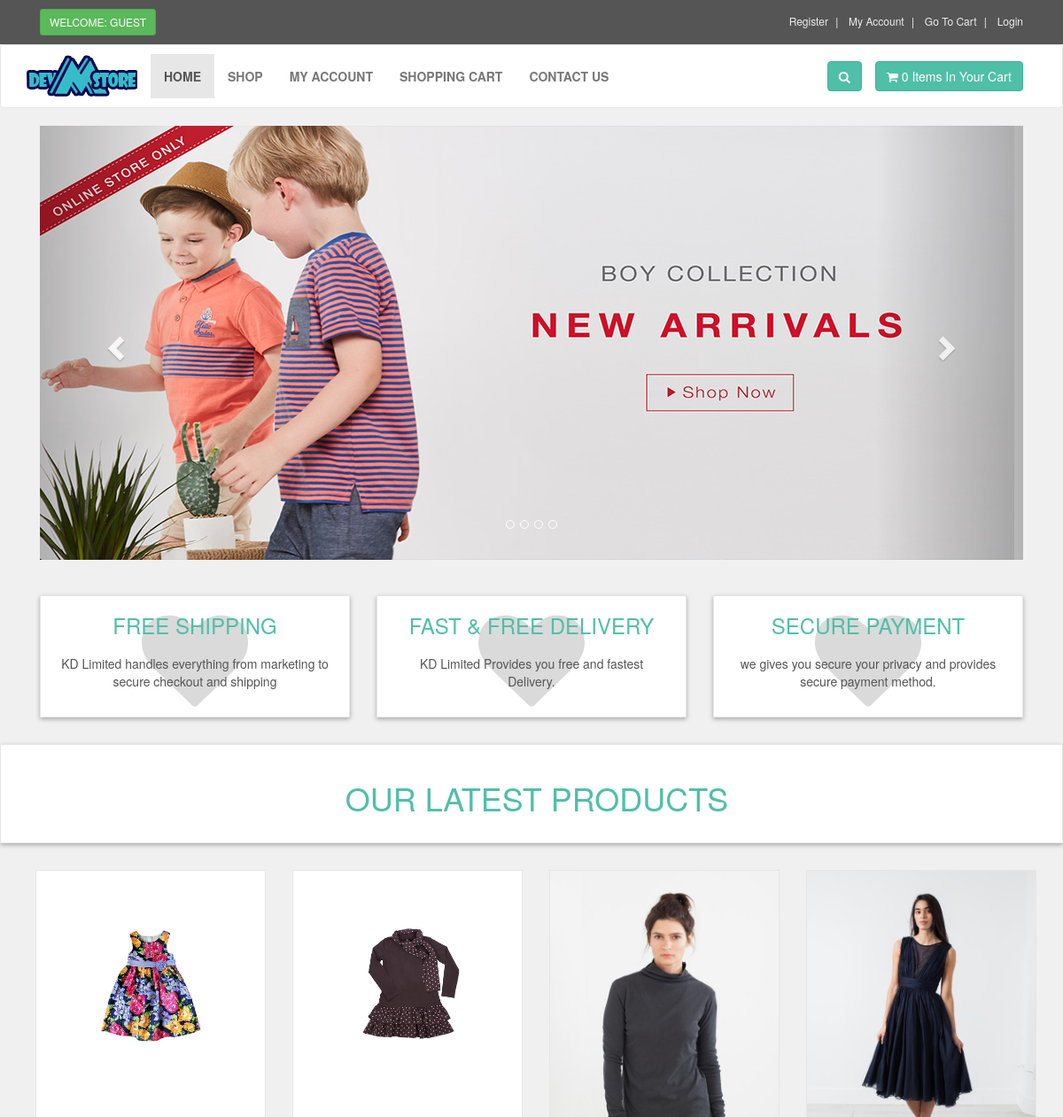
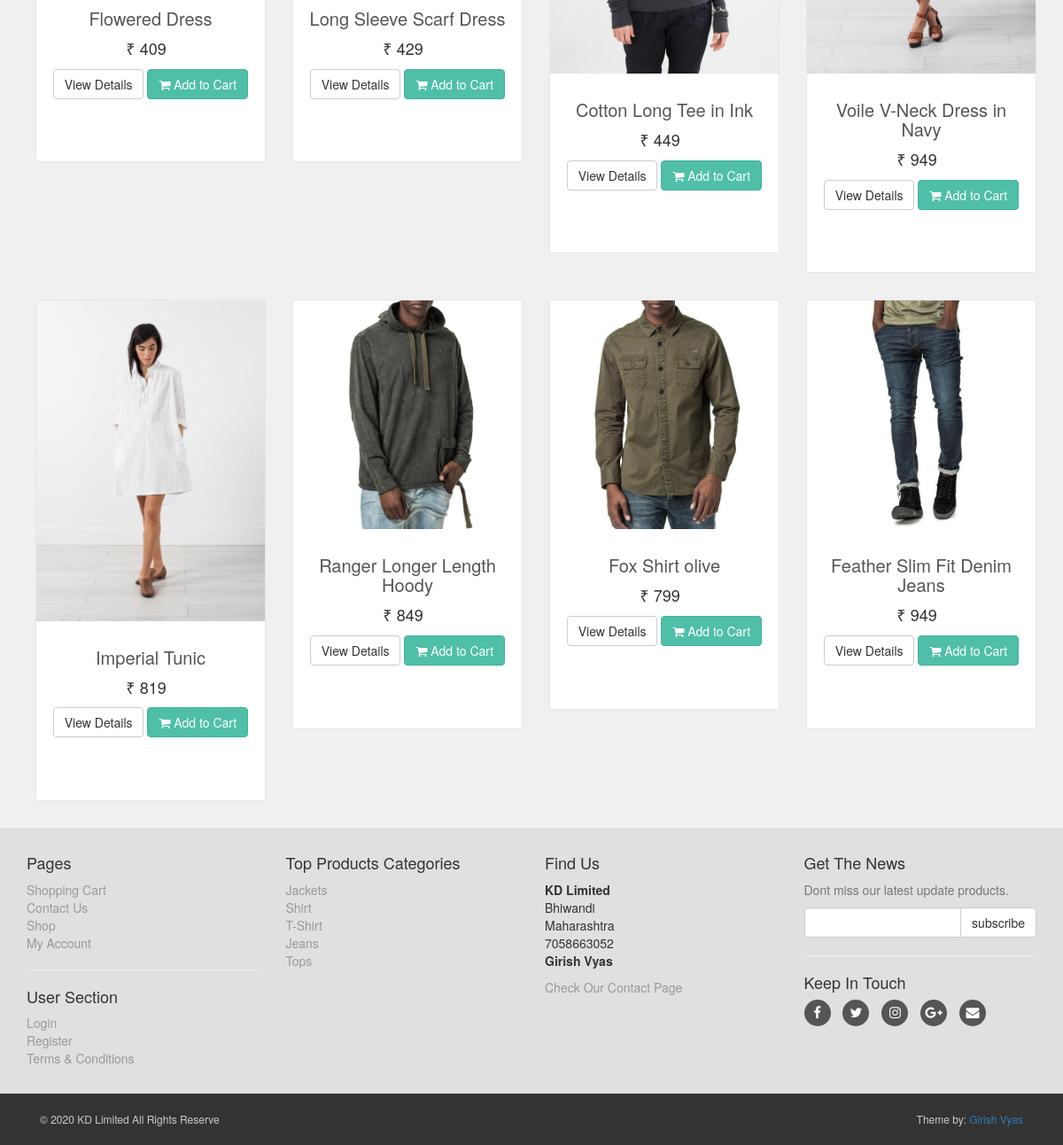
The page / on the database its author committed (2 pictures, top to bottom).
### tables this page shows
CREATE TABLE `slider` (
  `slide_id` int(10) NOT NULL,
  `slide_name` varchar(255) NOT NULL,
  `slide_image` text NOT NULL,
  `slide_url` varchar(255) NOT NULL
);

CREATE TABLE `boxes_section` (
  `box_id` int(10) NOT NULL,
  `box_title` text NOT NULL,
  `box_desc` text NOT NULL
);

CREATE TABLE `products` (
  `product_id` int(10) NOT NULL,
  `p_cat_id` int(10) NOT NULL,
  `cat_id` int(10) NOT NULL,
  `manufacturer_id` int(10) NOT NULL,
  `date` timestamp NOT NULL DEFAULT CURRENT_TIMESTAMP ON UPDATE CURRENT_TIMESTAMP,
  `product_title` text NOT NULL,
  `product_img1` text NOT NULL,
  `product_img2` text NOT NULL,
  `product_img3` text NOT NULL,
  `product_price` int(10) DEFAULT NULL,
  `product_keywords` text NOT NULL,
  `product_desc` text NOT NULL,
  `product_label` text NOT NULL,
  `product_sale` int(100) NOT NULL
);

CREATE TABLE `product_categories` (
  `p_cat_id` int(10) NOT NULL,
  `p_cat_title` text NOT NULL,
  `p_cat_top` text NOT NULL,
  `p_cat_image` text NOT NULL
);

### functions/functions.php (the view, shortened to what this page needs)
<?php
$db = mysqli_connect("localhost","root","","kd");
function getRealIpUser(){
    switch(true){
            default : return $_SERVER['REMOTE_ADDR'];
    }
}
function getPro(){
    global $db;
    $get_products = "select * from products order by 1 DESC LIMIT 0,8";
    $run_products = mysqli_query($db,$get_products);
    while($row_products=mysqli_fetch_array($run_products)){
        $pro_id = $row_products['product_id'];
        $pro_title = $row_products['product_title'];
        $pro_price = $row_products['product_price'];
        $pro_sale_price = $row_products['product_sale'];
        $pro_img1 = $row_products['product_img1'];
        $pro_label = $row_products['product_label'];
        if($pro_label == "sale"){
            $product_price = " <del> ₹ $pro_price </del> ";
            $product_sale_price = "/ ₹ $pro_sale_price ";
        }else{
            $product_price = "  ₹ $pro_price  ";
            $product_sale_price = "";
        }
        if($pro_label == ""){
        }else{
            $product_label = "
                <a href='#' class='label $pro_label'>
                    <div class='theLabel'> $pro_label </div>
                    <div class='labelBackground'>  </div>
                </a>
            ";
        }
        echo "
        <div class='col-md-4 col-sm-6 single'>
            <div class='product'>
                <a href='details.php?pro_id=$pro_id'>
                    <img class='img-responsive' src='admin_area/product_images/$pro_img1'>
                </a>
                <div class='text'>
                    <h3>
                        <a href='details.php?pro_id=$pro_id'>
                            $pro_title
                        </a>
                    </h3>
                    <p class='price'>
                    $product_price &nbsp;$product_sale_price
                    </p>
                    <p class='button'>
                        <a class='btn btn-default' href='details.php?pro_id=$pro_id'>
                            View Details
                        </a>
                        <a class='btn btn-primary' href='details.php?pro_id=$pro_id'>
                            <i class='fa fa-shopping-cart'></i> Add to Cart
                        </a>
                    </p>
                </div>
                $product_label
            </div>
        </div>
        ";
    }
}
function items(){
    global $db;
    $ip_add = getRealIpUser();
    $get_items = "select * from cart where ip_add='$ip_add'";
    $run_items = mysqli_query($db,$get_items);
    $count_items = mysqli_num_rows($run_items);
    echo $count_items;
}
?>

### index.php (shortened to what this page needs)
<?php
    include("includes/header.php");
?>
<div class="container" id="slider">
	<div class="col-md-12">
		<div class="carousel slide" id="myCarousel" data-ride="carousel">
			<ol class="carousel-indicators">
				<li data-target="#myCarousel" data-target="#myCarousel" data-slide-to="0"></li>
				<li data-target="#myCarousel" data-slide-to="1"></li>
				<li data-target="#myCarousel" data-slide-to="2"></li>
				<li data-target="#myCarousel" data-slide-to="3"></li>
			</ol>
			<div class="carousel-inner">
			<?php
            $get_slides = "select * from slider LIMIT 0,1";
            $run_slides = mysqli_query($con,$get_slides);
            while($row_slides=mysqli_fetch_array($run_slides)){
                $slide_image = $row_slides['slide_image'];
                $slide_url = $row_slides['slide_url'];
                echo "
                <div class='item active'>
                <a href='$slide_url'>
                                <img src='admin_area/slides_images/$slide_image'>
                           </a>
                       </div>
                       ";
            }
                   ?>
			</div>
			<a href="#myCarousel" class="left carousel-control" data-slide="prev">
				<span class="glyphicon glyphicon-chevron-left"></span>
			</a>
			<a href="#myCarousel" class="right carousel-control" data-slide="next">
				<span class="glyphicon glyphicon-chevron-right"></span>
			</a>
		</div>
	</div>
</div>
<div id="advantages">
	<div class="container">
		<div class="same-height-row">
		   <?php
           $get_boxes = "select * from boxes_section";
           $run_boxes = mysqli_query($con,$get_boxes);
           while($run_boxes_section=mysqli_fetch_array($run_boxes)){
            $box_title = $run_boxes_section['box_title'];
            $box_desc = $run_boxes_section['box_desc'];
           ?>
               <div class="col-sm-4">
                   <div class="box same-height">
                       <div class="icon">
                           <i class="fa fa-heart"></i>
                       </div>
                       <h3><a href="#"><?php echo $box_title; ?></a></h3>
                       <p> <?php echo $box_desc; ?> </p>
                   </div>
               </div>
            <?php    } ?>
           </div>
       </div>
</div>
<div id="hot">
	<div class="box">
		<div class="container">
			<div class="col-md-12">
				<h2>
					Our Latest Products
				</h2>
			</div>
		</div>
	</div>
</div>
<div id="content" class="container">
       <div class="row">
            <?php
              getPro();
            ?>
       </div>
   </div>
   <?php
   include("includes/footer.php");
    ?>
</body>
</html>

### includes/footer.php (shortened to what this page needs)
<div id="footer">
    <div class="container">
        <div class="row">
            <div class="col-sm-6 col-md-3">
               <h4>Pages</h4>
                <ul>
                    <li><a href="cart.php">Shopping Cart</a></li>
                    <li><a href="contact.php">Contact Us</a></li>
                    <li><a href="shop.php">Shop</a></li>
                    <li><a href="customer/my_account.php">My Account</a></li>
                </ul>
                <hr>
                <h4>User Section</h4>
                <ul>
                           <?php
                           if(!isset($_SESSION['customer_email'])){
                               echo"<a href='checkout.php'>Login</a>";
                           }else{
                              echo"<a href='customer/my_account.php?my_orders'>My Account</a>";
                           }
                           ?>
                    <li><a href="customer_register.php">Register</a></li>
                    <li><a href="terms.php">Terms & Conditions</a></li>
                </ul>
            </div>
            <div class="com-sm-6 col-md-3">
                <h4>Top Products Categories</h4>
                <ul>
                    <?php
                        $get_p_cats = "select * from product_categories";
                        $run_p_cats = mysqli_query($con,$get_p_cats);
                        while($row_p_cats=mysqli_fetch_array($run_p_cats)){
                            $p_cat_id = $row_p_cats['p_cat_id'];
                            $p_cat_title = $row_p_cats['p_cat_title'];
                            echo "
                                <li>
                                    <a href='shop.php?p_cat=$p_cat_id'>
                                        $p_cat_title
                                    </a>
                                </li>
                            ";
                        }
                    ?>
                </ul>
            </div>
            <div class="col-sm-6 col-md-3">
                <h4>Find Us</h4>
                <p>
                    <strong>KD Limited</strong>
                    <br/>Bhiwandi
                    <br/>Maharashtra
                    <br/>7058663052
                    <br/><gvyas9095@gmail.com
                    <br/><strong>Girish Vyas</strong>
                </p>
                <a href="contact.php">Check Our Contact Page</a>
            </div>
            <div class="col-sm-6 col-md-3">
                <h4>Get The News</h4>
                <p class="text-muted">
                    Dont miss our latest update products.
                </p>
                <form action="https://feedburner.google.com/fb/a/mailverify" method="post" target="popupwindow" onsubmit="window.open('https://feedburner.google.com/fb/a/mailverify?uri=M-devMedia', 'popupwindow', 'scrollbars=yes,width=550,height=520');return true" method="post">
                    <div class="input-group">
                        <input type="text" class="form-control" name="email">
                        <span class="input-group-btn">
                            <input type="submit" value="subscribe" class="btn btn-default">
                        </span>
                    </div>
                </form>
                <hr>
                <h4>Keep In Touch</h4>
                <p class="social">
                    <a href="#" class="fa fa-facebook"></a>
                    <a href="#" class="fa fa-twitter"></a>
                    <a href="#" class="fa fa-instagram"></a>
                    <a href="#" class="fa fa-google-plus"></a>
                    <a href="#" class="fa fa-envelope"></a>
                </p>
            </div>
        </div>
    </div>
</div>
<div id="copyright">
    <div class="container">
        <div class="col-md-6">
            <p class="pull-left">&copy; 2020 KD Limited All Rights Reserve</p>
        </div>
        <div class="col-md-6">
            <p class="pull-right">Theme by: <a href="#">Girish Vyas</a></p>
        </div>
    </div>
</div>

### rows shown on the page
slider: slide_image (picture)
boxes_section: box_title "FREE SHIPPING", box_desc "KD Limited handles everything from marketing to secure checkout and shipping"
boxes_section: box_title "FAST & FREE DELIVERY", box_desc "KD Limited Provides you free and fastest Delivery."
boxes_section: box_title "SECURE PAYMENT", box_desc "we gives you secure your privacy and provides secure payment method."
products: product_img1 (picture), product_title "Flowered Dress", product_price "₹ 409"
products: product_img1 (picture), product_title "Long Sleeve Scarf Dress", product_price "₹ 429"
products: product_img1 (picture), product_title "Cotton Long Tee in Ink", product_price "₹ 449"
products: product_img1 (picture), product_title "Voile V-Neck Dress in Navy", product_price "₹ 949"
products: product_img1 (picture), product_title "Imperial Tunic", product_price "₹ 819"
products: product_img1 (picture), product_title "Ranger Longer Length Hoody", product_price "₹ 849"
products: product_img1 (picture), product_title "Fox Shirt olive", product_price "₹ 799"
products: product_img1 (picture), product_title "Feather Slim Fit Denim Jeans", product_price "₹ 949"
product_categories: p_cat_title "Jackets"
product_categories: p_cat_title "Shirt"
product_categories: p_cat_title "T-Shirt"
product_categories: p_cat_title "Jeans"
product_categories: p_cat_title "Tops"

### other values the page prints
$count_items "0"
